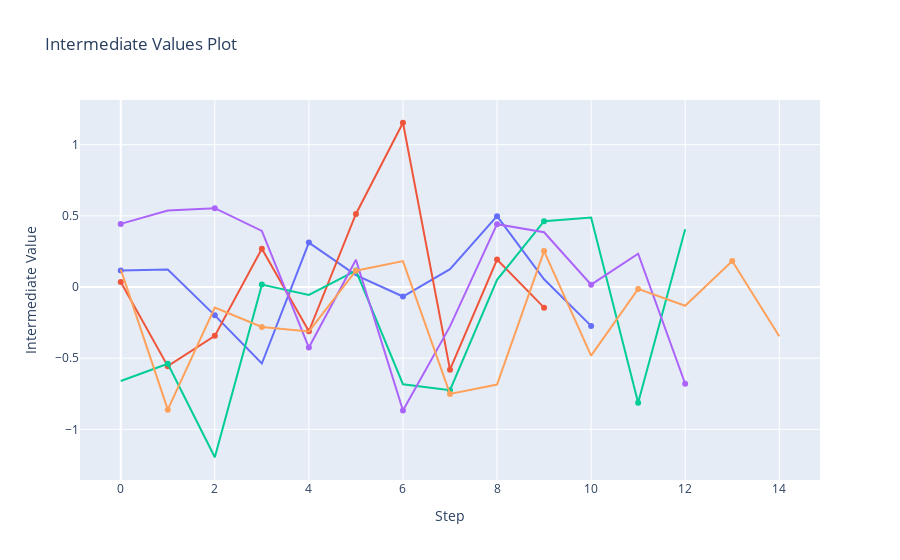

Notebook cell for this chart:
### Code cell
optuna.visualization.plot_intermediate_values(study)

### Figure 1 — Plotly figure (JSON) as saved in the notebook; plotly's stock layout.template omitted (floating-point values rounded to 4 significant figures)
{"data": [{"marker": {"maxdisplayed": 10}, "mode": "lines+markers", "name": "Trial0", "type": "scatter", "x": [0, 1, 2, 3, 4, 5, 6, 7, 8, 9, 10], "y": [0.1155, 0.1225, -0.199, -0.5375, 0.3125, 0.08361, -0.0665, 0.1257, 0.4978, 0.0544, -0.2729]}, {"marker": {"maxdisplayed": 10}, "mode": "lines+markers", "name": "Trial1", "type": "scatter", "x": [0, 1, 2, 3, 4, 5, 6, 7, 8, 9], "y": [0.03494, -0.5556, -0.343, 0.2685, -0.3105, 0.5135, 1.154, -0.5805, 0.1927, -0.1448]}, {"marker": {"maxdisplayed": 10}, "mode": "lines+markers", "name": "Trial2", "type": "scatter", "x": [0, 1, 2, 3, 4, 5, 6, 7, 8, 9, 10, 11, 12], "y": [-0.6596, -0.5386, -1.196, 0.01706, -0.0549, 0.1161, -0.6826, -0.7243, 0.05076, 0.4625, 0.4888, -0.8126, 0.406]}, {"marker": {"maxdisplayed": 10}, "mode": "lines+markers", "name": "Trial3", "type": "scatter", "x": [0, 1, 2, 3, 4, 5, 6, 7, 8, 9, 10, 11, 12], "y": [0.4437, 0.538, 0.5543, 0.394, -0.4248, 0.1917, -0.8668, -0.2764, 0.4416, 0.385, 0.01667, 0.2337, -0.6794]}, {"marker": {"maxdisplayed": 10}, "mode": "lines+markers", "name": "Trial4", "type": "scatter", "x": [0, 1, 2, 3, 4, 5, 6, 7, 8, 9, 10, 11, 12, 13, 14], "y": [0.1246, -0.8611, -0.1437, -0.2808, -0.3118, 0.115, 0.1824, -0.7509, -0.6847, 0.2524, -0.4823, -0.01316, -0.1316, 0.183, -0.3461]}], "layout": {"showlegend": false, "title": {"text": "Intermediate Values Plot"}, "xaxis": {"title": {"text": "Step"}}, "yaxis": {"title": {"text": "Intermediate Value"}}}}
